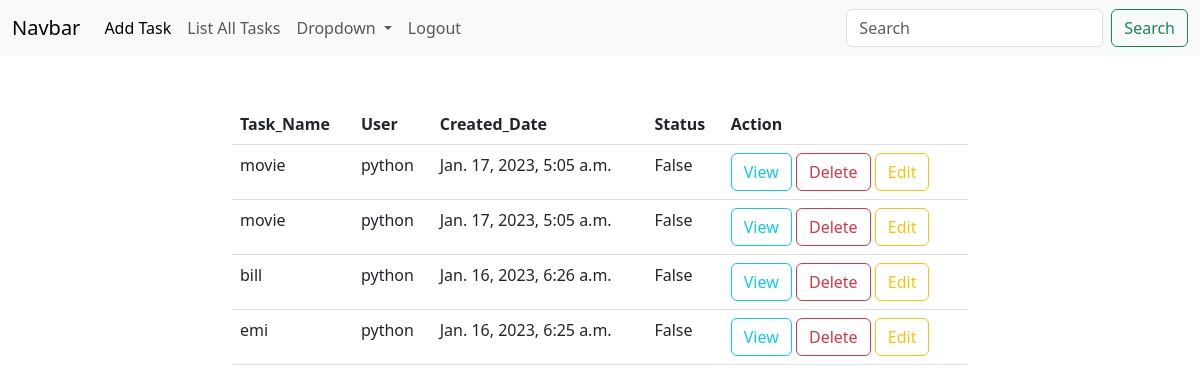
Screenshot of /tasks/all/ (signed in) with the database file from the repository.
### api/models.py (models this page shows, shortened)
class Tasks(models.Model):
    task_name=models.CharField(max_length=200)
    user=models.ForeignKey(User,on_delete=models.CASCADE)
    created_date=models.DateTimeField(auto_now_add=True)
    status=models.BooleanField(default=False)

### taskweb/views.py (the view)
# urls.py: path("tasks/all/",views.TaskListView.as_view(),name="task-list"),
@method_decorator(signin_required,name="dispatch")
class TaskListView(View):
    def get(self,request,*args,**kwargs):
        qs=Tasks.objects.filter(user=request.user).order_by("-created_date")
        return render(request,"task-list.html",{"tasks":qs})

### taskweb/views.py (called while the page is built)
def signin_required(fn):
    def wrapper(request,*args,**kwargs):
        if not request.user.is_authenticated:
            return redirect("signin")
        else:
            return fn(request,*args,**kwargs)
    return wrapper

### taskweb/templates/task-list.html
{%extends 'base.html'%}
{%block body%}
<div class="container">
    <div class="row mt-5">
        <div class="col-2"></div>
        <div class="col-8">
            <table class="table">
                <tr>
                    <th>Task_Name</th>
                    <th>User</th>
                    <th>Created_Date</th>
                    <th>Status</th>
                    <th>Action</th>
                </tr>
                {%for t in tasks%}
                    <tr>
                        <td>{{t.task_name}}</td>
                        <td>{{t.user}}</td>
                        <td>{{t.created_date}}</td>
                        <td>{{t.status}}</td>
                        <td>
                            <a href="{%url 'task-detail' t.id%}" class="btn btn-outline-info">View</a>
                            <a href="{%url 'task-delete' t.id%}" class="btn btn-outline-danger">Delete</a>
                            <a href="{%url 'task-edit' t.id%}" class="btn btn-outline-warning">Edit</a>
                        </td>
                    </tr>
                {%endfor%}
            </table>
        </div>
        <div class="col-2"></div>
    </div>
</div>
{%endblock%}

### taskweb/templates/base.html (shortened to what this page needs)
<!DOCTYPE html>
<html lang="en">
<head>
    <link href="https://cdn.jsdelivr.net/npm/bootstrap@5.3.0-alpha1/dist/css/bootstrap.min.css" rel="stylesheet">
</head>
<body>
    <nav class="navbar navbar-expand-lg bg-body-tertiary">
        <div class="container-fluid">
          <a class="navbar-brand" href="#">Navbar</a>
          <div class="collapse navbar-collapse" id="navbarSupportedContent">
            <ul class="navbar-nav me-auto mb-2 mb-lg-0">
              <li class="nav-item">
                <a class="nav-link active" aria-current="page" href="{%url 'task-add'%}">Add Task</a>
              </li>
              <li class="nav-item">
                <a class="nav-link" href="{%url 'task-list'%}">List All Tasks</a>
              </li>
              <li class="nav-item dropdown">
                <a class="nav-link dropdown-toggle" href="#" role="button" data-bs-toggle="dropdown" aria-expanded="false">
                  Dropdown
                </a>
              </li>
              <li class="nav-item">
                <a class="nav-link" href="{%url 'signout'%}">Logout</a>
              </li>
            </ul>
            <form class="d-flex" role="search">
              <input class="form-control me-2" type="search" placeholder="Search" aria-label="Search">
              <button class="btn btn-outline-success" type="submit">Search</button>
            </form>
          </div>
        </div>
      </nav>
      {%block body%}
      {%endblock%}
</body>
</html>

### rows the page displays
Tasks: task_name "movie", user "python", created_date "Jan. 17, 2023, 5:05 a.m.", status "False"
Tasks: task_name "movie", user "python", created_date "Jan. 17, 2023, 5:05 a.m.", status "False"
Tasks: task_name "bill", user "python", created_date "Jan. 16, 2023, 6:26 a.m.", status "False"
Tasks: task_name "emi", user "python", created_date "Jan. 16, 2023, 6:25 a.m.", status "False"
